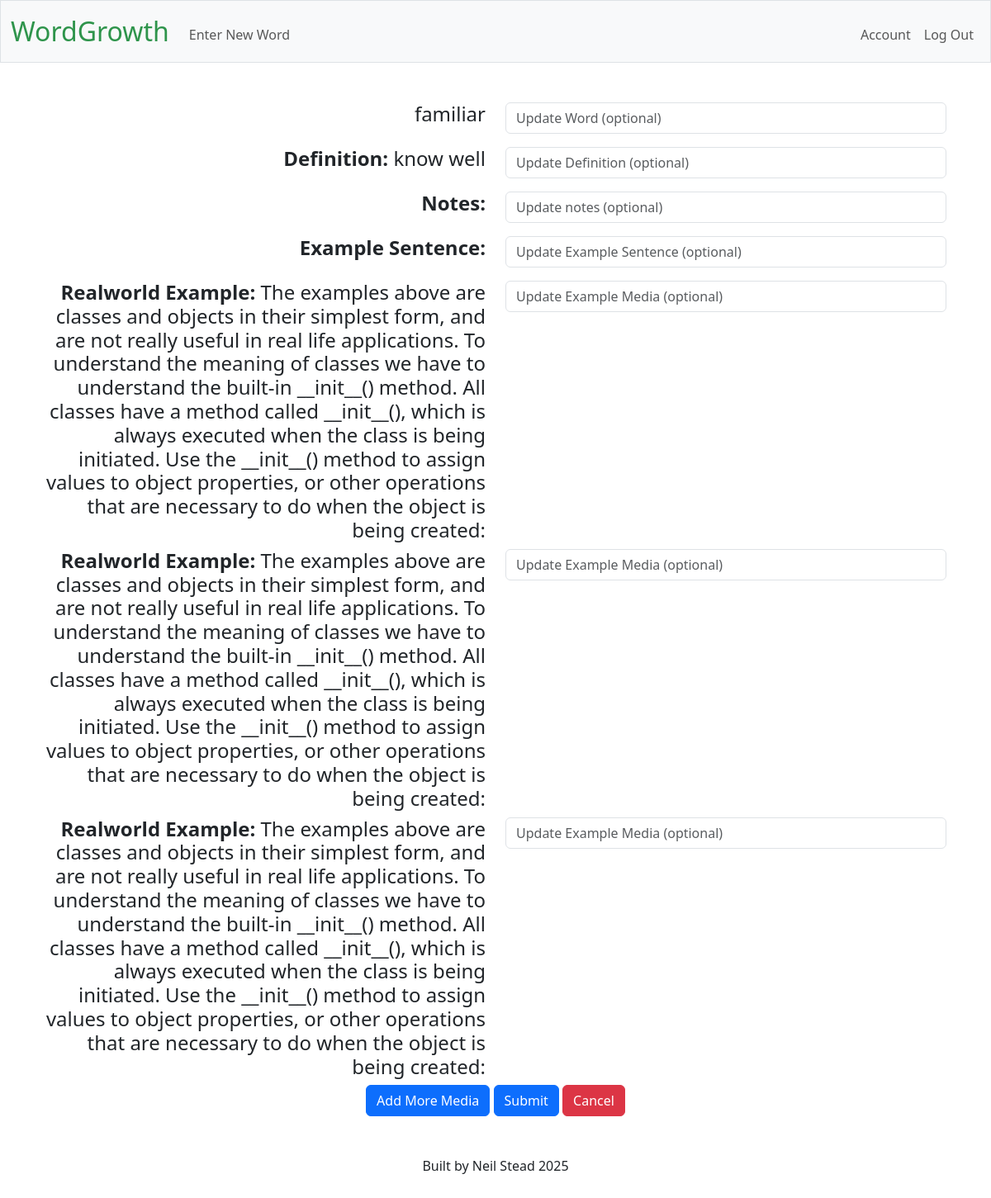
Before: /word_edit/52 (signed in) with the older database file.
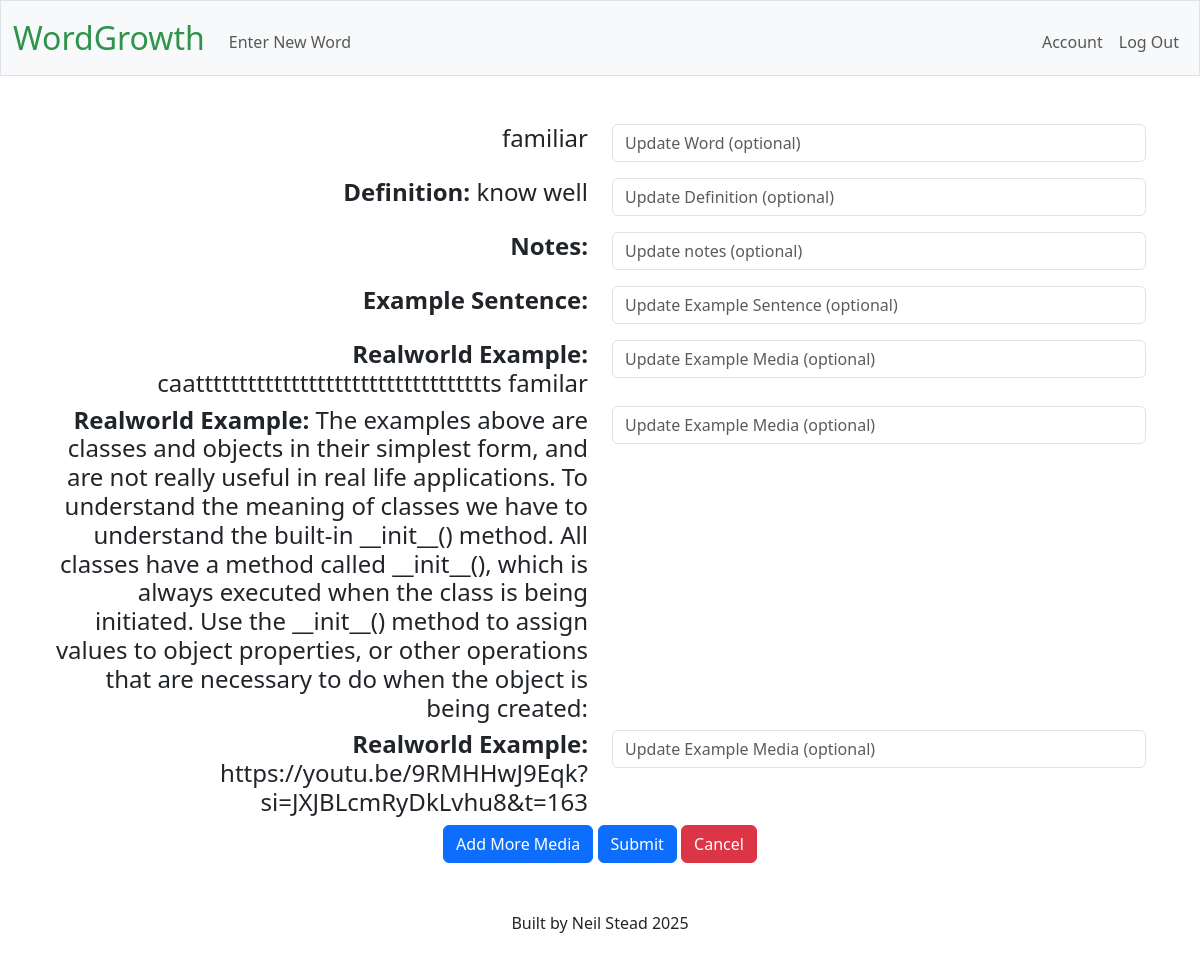
After: the same page with the newer database file.
### tables this page shows
CREATE TABLE "vocabulary" (id INTEGER PRIMARY KEY AUTOINCREMENT, user_id INTEGER, word TEXT NOT NULL, definition TEXT, notes TEXT, example_sentence TEXT, example_media TEXT, media_type TEXT, article_excerpt TEXT, FOREIGN KEY (user_id) REFERENCES users(id));

CREATE TABLE media (id INTEGER PRIMARY KEY AUTOINCREMENT, word_id INTEGER NOT NULL, example_media TEXT, media_type TEXT, article_excerpt TEXT, FOREIGN KEY (word_id) REFERENCES vocabulary(id));

### app.py (the view)
@app.route("/word_edit/<int:word_id>", methods=["POST", "GET"])
@login_required
def word_edit(word_id):
    conn = get_db_connection()
    cursor = conn.cursor()
    cursor.execute("SELECT * FROM vocabulary WHERE id=?", [word_id])
    word = cursor.fetchone()
    cursor.execute("SELECT * FROM media WHERE word_id=?", [word_id])
    media_list = cursor.fetchall()
    if request.method == "POST":
        media_ids = request.form.getlist("media_id[]")
        new_media_list = request.form.getlist("example_media[]")
        additional_media_list = request.form.getlist("additional_media[]")
        updated_word = request.form.get("word") or word["word"]
        updated_definition = request.form.get("definition") or word["definition"]
        updated_notes = request.form.get("notes") or word["notes"]
        updated_example_sentence = request.form.get("example_sentence") or word["example_sentence"]
        if additional_media_list:
            for media in additional_media_list:
                media_type = classify_media_url(media)
                if media_type == 'article':
                    cursor.execute(
                        "INSERT INTO media (word_id, media_type, article_excerpt) VALUES (?, ?, ?)", [word_id, media_type, media]
                        )
                    conn.commit()
                else:
                    cursor.execute(
                        "INSERT INTO media (word_id, example_media, media_type) VALUES (?, ?, ?)", [word_id, media, media_type]
                        )
            conn.commit()
        if new_media_list:
            for media_id, media in zip(media_ids, new_media_list):
                original = next((m for m in media_list if m["id"] == int(media_id)), None)
                if not media.strip():
                    continue  # skip updating this row entirely
                new_type = classify_media_url(media)
                if new_type == original:
                    if new_type == 'video':
                        cursor.execute(
                            "UPDATE media SET example_media = ? WHERE id = ?",
                                [media, media_id]
                            )
                    else:
                        cursor.execute(
                            "UPDATE media SET article_excerpt = ? WHERE id = ?",
                                [media, media_id]
                            )
                else:
                    if new_type == 'video':
                        cursor.execute(
                            "UPDATE media SET example_media = ?, article_excerpt = NULL, media_type = ? WHERE id = ?",
                                [media, new_type, media_id]
                            )
                    else:
                        cursor.execute(
                            "UPDATE media SET example_media = NULL, article_excerpt = ?, media_type = ? WHERE id = ?",
                                [media, new_type, media_id]
                            )
            conn.commit()
        cursor.execute(
            "UPDATE vocabulary SET word = ?, definition = ?, notes = ?, example_sentence = ? WHERE id = ?",
                [
                updated_word,
                updated_definition,
                updated_notes,
                updated_example_sentence,
                word_id
                ]
            )
        conn.commit()
        return redirect(url_for("word_view", word_id=word["id"]))
    else:
        return  render_template("word_edit.html", word=word, media_list=media_list)

### app.py (called while the page is built)
@app.teardown_appcontext
def close_db_connection(exception):
    db = g.pop('db', None)
    if db is not None:
        db.close()

### helpers.py (called while the page is built)
def get_db_connection():
    if 'db' not in g:
        g.db = sqlite3.connect(DATABASE)
        g.db.execute("PRAGMA foreign_keys = ON")  # Enables foreign key checks
        g.db.row_factory = sqlite3.Row # enables dictionaries to be returned not just tuples
    return g.db

def login_required(f):
    @wraps(f)
    def decorated_function(*args, **kwargs):
        if 'user_id' not in session:
            return redirect(url_for('login'))
        return f(*args, **kwargs)
    return decorated_function

### templates/word_edit.html (shortened to what this page needs)
{% extends "layout.html" %}
{% block main %}
<div class="container">
    <form action="{{  url_for('word_edit', word_id=word['id'])  }}" method="post">
        <div class="row">
            <div class="col-6 text-end"><h4>{{ word["word"] }}</h4></div>
            <div class="col-6 mb-3"><input autocomplete="off" autofocus class="form-control" name="word" placeholder="Update Word (optional)" type="text"></div>
        </div>
        <div class="row">
            <div class="col-6 text-end"><h4><strong>Definition:</strong> {{ word["definition"] }}</h4></div>
            <div class="col-6 mb-3"><input autocomplete="off" class="form-control" name="definition" placeholder="Update Definition (optional)" type="text"></div>
        </div>
        <div class="row">
            <div class="col-6 text-end"><h4><strong>Notes:</strong> {{ word["notes"] }}</h4></div>
            <div class="col-6 mb-3"><input autocomplete="off" class="form-control" name="notes" placeholder="Update notes (optional)" type="text"></div>
        </div>
        <div class="row">
            <div class="col-6 text-end"><h4><strong>Example Sentence:</strong> {{ word["example_sentence"] }}</h4></div>
            <div class="col-6 mb-3"><input autocomplete="off" class="form-control" name="example_sentence" placeholder="Update Example Sentence (optional)" type="text"></div>
        </div>
        {% for media in media_list %}
            {% if media["media_type"] == 'video' %}
                <div class="row">
                    <div class="col-6 text-end"><h4><strong>Realworld Example:</strong> {{ media["example_media"] }}</h4>
                    </div>
                    <div class="col-6 mb-3">
                        <input autocomplete="off" class="form-control" name="example_media[]" placeholder="Update Example Media (optional)" type="text">
                    </div>
                </div>
                {% else %}
                <div class="row">
                    <div class="col-6 text-end"><h4><strong>Realworld Example:</strong> {{ media["article_excerpt"] }}</h4>
                    </div>
                    <div class="col-6 mb-3">
                        <input autocomplete="off" class="form-control" name="example_media[]" placeholder="Update Example Media (optional)" type="text">
                    </div>
                </div>
            {% endif %}
        {% endfor %}
        <button class="btn btn-primary" type="button" id="add_media">Add More Media</button>
        <button class="btn btn-primary" value="submit" type="submit">Submit</button>
        <a href="{{ url_for('word_view', word_id=word['id']) }}" class="btn btn-danger">Cancel</a>
    </form>
</div>
{% endblock %}>

### templates/layout.html (shortened to what this page needs)
<!DOCTYPE html>
<html lang="en">
    <head>
        <link rel="stylesheet" href="/static/styles.css">
        <link href="https://cdn.jsdelivr.net/npm/bootstrap@5.3.3/dist/css/bootstrap.min.css" rel="stylesheet"
>
    </head>
    <body>
        <nav class="bg-light border navbar navbar-expand-md navbar-light">
            <div class="container-fluid">
                <a class="navbar-brand" href="/"><span class="green">WordGrowth</span></a>
                <div class="collapse navbar-collapse" id="navbar">
                    {% if session["user_id"] %}
                        <ul class="navbar-nav me-auto mt-2">
                            <li class="nav-item"><a class="nav-link" href="/new_word">Enter New Word</a></li>
                        </ul>
                        <ul class="navbar-nav ms-auto mt-2">
                            <li class="nav-item"><a class="nav-link" href="/account">Account</a></li>
                            <li class="nav-item"><a class="nav-link" href="/logout">Log Out</a></li>
                        </ul>
                    {% else %}
                        <ul class="navbar-nav ms-auto mt-2">
                            <li class="nav-item"><a class="nav-link" href="/register">Register</a></li>
                            <li class="nav-item"><a class="nav-link" href="/login">Log In</a></li>
                        </ul>
                    {% endif %}
                </div>
            </div>
        </nav>
        <main class="container py-5 text-center">
            {% block main %}{% endblock %}
        </main>
    </body>
    <footer class="mb-5">
        <p class="text-center">Built by Neil Stead 2025</p>
    </footer>
</html>

### static/styles.css (style rules this page uses)
nav .navbar-brand { font-size: xx-large; }
nav .navbar-brand .green { color: #2e944b; }

Changed rows visible on the page:
removed media: article_excerpt "The examples above are classes and objects in their simplest form, and are not really useful in real life applications. To understand the meaning of classes we have to understand the built-in __init__() method. All classes have a method called __init__(), which is always executed when the class is being initiated. Use the __init__() method to assign values to object properties, or other operations that are necessary to do when the object is being created:"
changed media: article_excerpt "The examples above are classes and objects in their simplest form, and are not really useful in real life applications. To understand the meaning of classes we have to understand the built-in __init__() method. All classes have a method called __init__(), which is always executed when the class is being initiated. Use the __init__() method to assign values to object properties, or other operations that are necessary to do when the object is being created:" → "caatttttttttttttttttttttttttttttttttts familar"
added media: example_media "https://youtu.be/9RMHHwJ9Eqk?si=JXJBLcmRyDkLvhu8&t=163"
